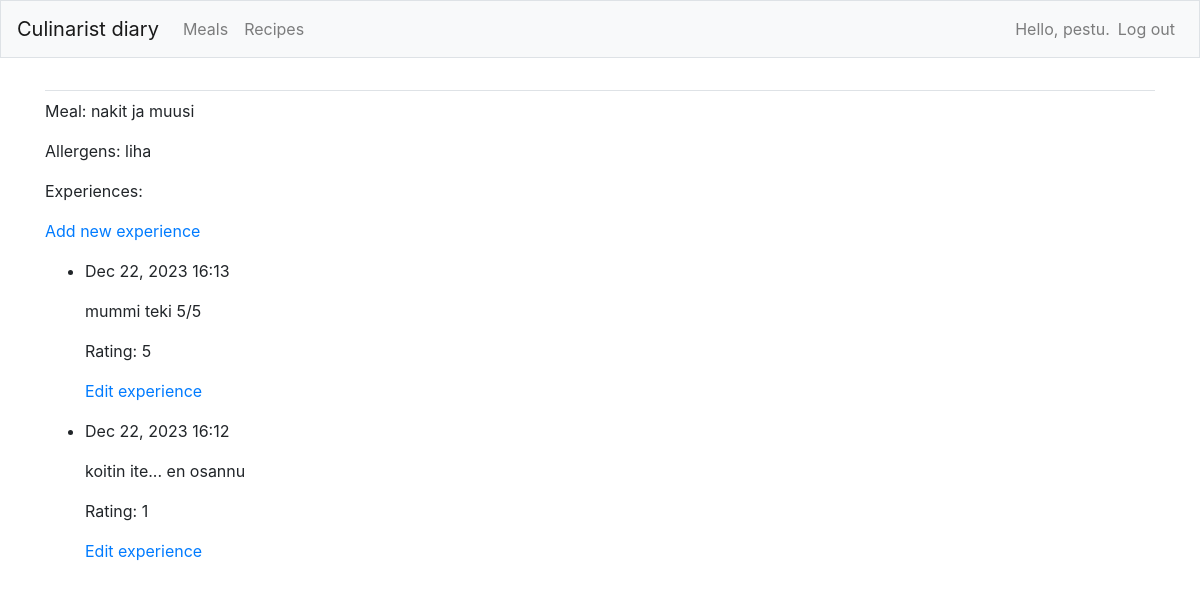
/meals/10/ (signed in), run on the app's committed database.
### culinarists/models.py (models this page shows, shortened)
class Meal(models.Model):
    name = models.CharField(max_length=400)
    allergens = models.CharField(max_length=400)
    date_added = models.DateTimeField(auto_now_add=True)
    owner = models.ForeignKey(User, on_delete=models.CASCADE, null=True, blank=True)
    def __str__(self):
        return self.name

class Experience(models.Model):
    meal = models.ForeignKey(Meal, on_delete=models.CASCADE)
    text = models.TextField()
    rating = models.IntegerField(
        default=1,
        validators=[MinValueValidator(1), MaxValueValidator(5)]
    )
    date_added = models.DateTimeField(auto_now_add=True)
    class Meta:
        verbose_name_plural = 'experiences'

### culinarists/views.py (the view)
# urls.py: path('meals/<int:meal_id>/', views.meal, name='meal'),
@login_required
def meal(request, meal_id):
    meal = Meal.objects.get(id=meal_id)
    if meal.owner != request.user:
        raise Http404
    experiences = meal.experience_set.order_by('-date_added')
    allergens = meal.allergens
    context = {'meal': meal, 'experiences': experiences, 'allergens': allergens}
    return render(request, 'culinarists/meal.html', context)

### culinarists/templates/culinarists/meal.html
{% extends 'culinarists/base.html' %}
{% block content %}
<p>Meal: {{ meal }}</p>
<p>Allergens: {{ meal.allergens }}</p>
<p>Experiences:</p>
<p><a href="{% url 'culinarists:new_experience' meal.id %}">Add new experience</a></p>
    <ul>
        {% for experience in experiences %}
            <li>
                <p>{{ experience.date_added|date:'M d, Y H:i' }}</p>
                <p>{{ experience.text|linebreaks }}</p>
                <p>Rating: {{ experience.rating }}</p>
                <p><a href="{% url 'culinarists:edit_experience' experience.id %}">Edit experience</a></p>
            </li>
        {% empty %}
            <li>No experiences in this meal.</li>
        {% endfor %}
    </ul>
{% endblock content %}

### culinarists/templates/culinarists/base.html (shortened to what this page needs)
{% load bootstrap4 %}
<!doctype html>
<html lang="en">
<head>
    {% bootstrap_css %}
</head>
<body>
<nav class="navbar navbar-expand-md navbar-light bg-light mb-4 border">
<a class="navbar-brand" href="{% url 'culinarists:index'%}">
        Culinarist diary</a>
        <div class="collapse navbar-collapse" id="navbarCollapse">
        <ul class="navbar-nav mr-auto">
            <li class="nav-item">
            <a class="nav-link" href="{% url 'culinarists:meals'%}">
         Meals</a></li>
         <li class="nav-item">
            <a class="nav-link" href="{% url 'culinarists:recipes'%}">Recipes</a>
         </li>
        </ul>
        <ul class="navbar-nav ml-auto">
            {% if user.is_authenticated %}
        <li class="nav-item">
            <span class="navbar-text">Hello, {{ user.username }}.</span>
        </li>
<li class="nav-item">
        <a class="nav-link" href="{% url 'users:logout' %}">Log out</a>
    </li>
    {% else %}
        <li class="nav-item">
            <a class="nav-link" href="{% url 'users:register' %}">Register</a>
        </li>
        <li class="nav-item">
            <a class="nav-link" href="{% url 'users:login' %}">Log in</a></li>
    {% endif %}
    </ul>
        </div>
</nav>
<main role="main" class="container">
        <div class="pb-2 mb-2 border-bottom">
        </div>
        <div>
    {% block content %}{% endblock content %}
        </div>
    </main>
</body>
</html>

### data on the page
Meal: name "nakit ja muusi", allergens "liha"
Experience: date_added "Dec 22, 2023 16:13", text "mummi teki 5/5", rating "5"
Experience: date_added "Dec 22, 2023 16:12", text "koitin ite... en osannu", rating "1"

### other printed values
{{ user.username }} "pestu"
